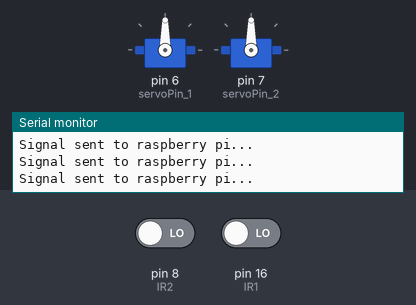
Recording of a sketch running on a simulated Arduino Uno, built with avr-gcc and run on an emulated ATmega328P. Parts: 2 × servo, the last lines printed to the serial monitor. The test bench sets the inputs (shaded band); at power-on: pin 8 (IR2) LOW, pin 16 (IR1) LOW.

Above: at 1.2 s.
1.3 s: pin 8 (IR2) driven HIGH
At 1.55 s:
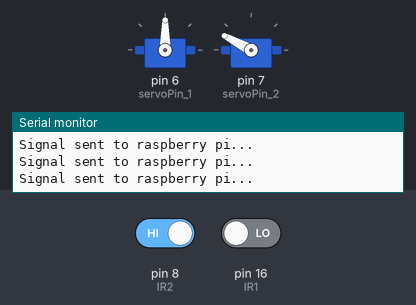
4.3 s: pin 16 (IR1) driven HIGH
At 4.81 s:
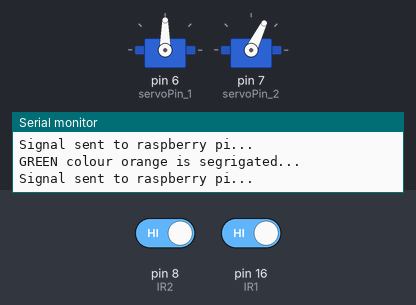
At 7.21 s:
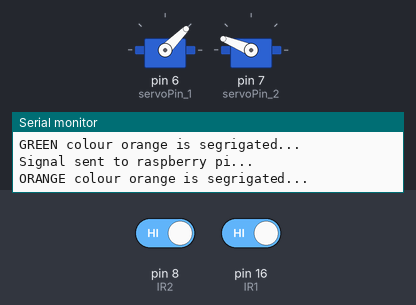
Timing chart, 0 to 16.3 s (numbered marks = the images above; inputs shaded):
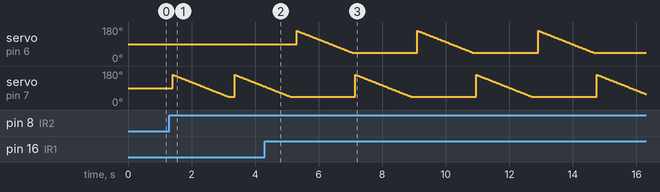

Measured:
- by itself, servo on pin 7 (servoPin_2): ramps from 160° to 45° and jumps back, once every 3.8 s

The sketch:

arduino_code_v2.ino
```cpp
//---------------------------------------Include library--------------------------------------
#include <Servo.h>
#include <CircularBuffer.h>

//----------------------------------Define pin configuration----------------------------------
/*(pin number need to change during connection)*/
#define IR1 16
#define IR2 8
#define trigPin 9   //(pwm pin)
#define echoPin 10    //(pwm pin)
#define servoPin_1 6
#define servoPin_2 7
#define to_raspi 13
#define pi_mtr1 14
#define pi_mtr2 15
#define relayPin 2

//--------------------------------------Define variables--------------------------------------
int servo_pos = 0;
long duration = 0;
int distance = 0;

//-----------------------------------Library initailization-----------------------------------
Servo servo_1;
Servo servo_2;
CircularBuffer<int, 10> orange_buffer;   //orange_buffer capacity 10 integer sample
CircularBuffer<int, 10> green_buffer;   //green_buffer capacity 10 integer sample

//-----------------------------------Setup code, to run once----------------------------------
void setup(){
  Serial.begin(115200);
  pinMode(IR1,INPUT);
  pinMode(IR2,INPUT);
  pinMode(relayPin,OUTPUT);
  pinMode(trigPin,OUTPUT);
  pinMode(echoPin,INPUT);
  pinMode(pi_mtr1,INPUT);
  pinMode(pi_mtr2,INPUT);
  pinMode(to_raspi, OUTPUT);
  digitalWrite(to_raspi, LOW);
  servo_1.attach(servoPin_1);
  servo_2.attach(servoPin_2);
}

//--------------------------------Main code, to run repeatedly--------------------------------
void loop(){
  if(distance < 20){    //check whether fruit is near to camera
    relayState("ON");    //relay on
    digitalWrite(to_raspi, HIGH);   //send signal to raspi
    println("Signal sent to raspberry pi...");
    if((pi_mtr1 == HIGH)&&(pi_mtr2 == LOW)){    //orange colour detected
      orange_buffer.unshift(1);   //push 1 to buffer
      green_buffer.unshift(0);    //push 0 to buffer
      digitalWrite(to_raspi,LOW);   //stop sending signal to raspi
      relayState("OFF");    //relay off
      delay(100);
      println("detected ORANGE");
    }
    else if((pi_mtr1 == LOW)&&(pi_mtr2 == HIGH)){   //green colour detected
      orange_buffer.unshift(0);   //push 0 to buffer
      green_buffer.unshift(1);    //push 1 to buffer
      digitalWrite(to_raspi,LOW);   //stop sending signal to raspi
      relayState("OFF");    //relay off
      delay(100);
      println("detected GREEN");
    }
    else{
      digitalWrite(to_raspi,LOW);   //stop sending signal to raspi
      digitalWrite(relayPin,LOW);    //relay off
      orange_buffer.unshift(0);   //push 0 to buffer
      green_buffer.unshift(0);    //push 0 to buffer
      delay(100);
    }
  }

  if(digitalRead(IR1)== HIGH){
    if(!orange_buffer.isEmpty()){   //check buffer is not empty
      if(orange_buffer.pop()){   //return last value
        relayState("ON");
        servo_rotate_0to180("servo_1");
      }
    }
    delay(100);
    servo_rotate_180to0("servo_1");   //servo back to position
    relayState("OFF");
    println("ORANGE colour orange is segrigated...");
  }
  if(digitalRead(IR2)== HIGH){
    if(!green_buffer.isEmpty()){   //check buffer is not empty
      if(green_buffer.pop()){   //return last value
        relayState("ON");
        servo_rotate_0to180("servo_2");
      }
    }
    delay(100);
    servo_rotate_180to0("servo_2");
    relayState("OFF");
    println("GREEN colour orange is segrigated...");
  }
}

//-------------------------------------Function defination------------------------------------
void print(String text){
  Serial.print(text);
}
void println(String text){
  Serial.println(text);
}
void ultrasonic_distance(void){
  digitalWrite(trigPin, LOW);   // Clears the trigPin
  delayMicroseconds(2);
  digitalWrite(trigPin, HIGH);    // Sets the trigPin on HIGH state for 10 micro seconds
  delayMicroseconds(10);
  digitalWrite(trigPin, LOW);
  duration = pulseIn(echoPin, HIGH);    // Reads the echoPin, returns the sound wave travel time in microseconds
  distance= duration*0.034/2;   // Calculating the distance
  Serial.print("Distance: ");     // Prints the distance on the Serial Monitor
  Serial.println(distance);
}
void servo_rotate_0to180(String servo){
  if(servo == "servo_1"){
    for (servo_pos = 45; servo_pos <= 160; servo_pos += 1){  // goes from 0 degrees to 180 degrees in steps of 1 degree
      servo_1.write(servo_pos);   // tell servo to go to position in variable 'servo_pos'
      delay(15);
    }
  }
  if(servo == "servo_2"){
    for(servo_pos = 45; servo_pos <= 160; servo_pos +=1){
      servo_2.write(servo_pos);
      delay(15);
    }
  }
}
void servo_rotate_180to0(String servo){
  if(servo == "servo_1"){
    for (servo_pos = 160; servo_pos >= 45; servo_pos -= 1) {  //goes from 180 degrees to 0 degrees
      servo_1.write(servo_pos);   //tell servo to go to position in variable 'servo_pos'
      delay(15);    //waits 15ms for the servo to reach the position
    }
  }
  if(servo == "servo_2"){
    for (servo_pos = 160; servo_pos >= 45; servo_pos -= 1) {
      servo_2.write(servo_pos);
      delay(15);
    }
  }
}
void relayState(String state){
  if(state == "ON"){
    digitalWrite(relayPin, HIGH);
  }
  if(state == "OFF"){
    digitalWrite(relayPin, LOW);
  }
}
```
